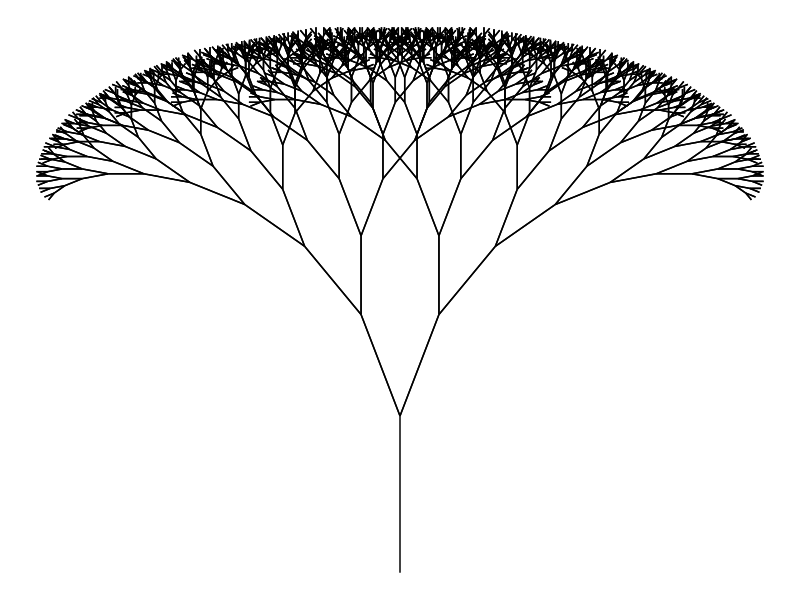

This chart was generated by the following R code:
# A implementation of the famous fractal binary tree
#####################
library(tidyverse)

# Function to convert degrees into radians
deg2rad <- function(deg){
  return(deg * pi / 180)
}


fractal_tree <- function(x_start, y_start, len_start, rotate_angle, ldf) {
  rotate_factor <- deg2rad(rotate_angle)
  length_decrease_factor <- ldf
  coord_index <- 1
  coords <- list(
    x = rep(NA_real_, 8000),
    y = rep(NA_real_, 8000)
  )
  
  branch <- function(x, y, a, len) {
    if (len > 5) {
      new_len <- len * length_decrease_factor
      
      new_angle <- a + rotate_factor
      new_x <- (len * cos(new_angle)) + x
      new_y <- (len * sin(new_angle)) + y
      
      i <- coord_index:(coord_index + 3)
      coords$x[i] <<- c(0 + x, new_x)
      coords$y[i] <<- c(0 + y, new_y)
      coord_index <<- coord_index + 4
      
      branch(new_x, new_y, new_angle, new_len)
      
      
      
      new_angle <- a - rotate_factor
      new_x <- (len * cos(new_angle)) + x
      new_y <- (len * sin(new_angle)) + y
      
      i <- coord_index:(coord_index + 3)
      coords$x[i] <<- c(0 + x, new_x)
      coords$y[i] <<- c(0 + y, new_y)
      coord_index <<- coord_index + 4
      
      branch(new_x, new_y, new_angle, new_len)
    }
  
    return()
  }
  
  branch(x_start, y_start, deg2rad(90), len_start * 0.67)
  trunk <- data.frame(
    x = c(x_start, x_start),
    y = c(y_start, y_start - len_start)
  )
  
  coords <- as_tibble(coords) %>%
    filter(!is.na(x)) %>% 
    bind_rows(trunk)
  
  coords <- coords %>% 
    mutate(
      line_id = rep(seq_len(nrow(coords) / 2), each = 2)
    )
    
  return(coords)
}

df <- fractal_tree(0, 150, 120, 15, 0.75)

df %>% 
  ggplot() +
  geom_path(aes(x, y, group = line_id)) +
  theme_void()
